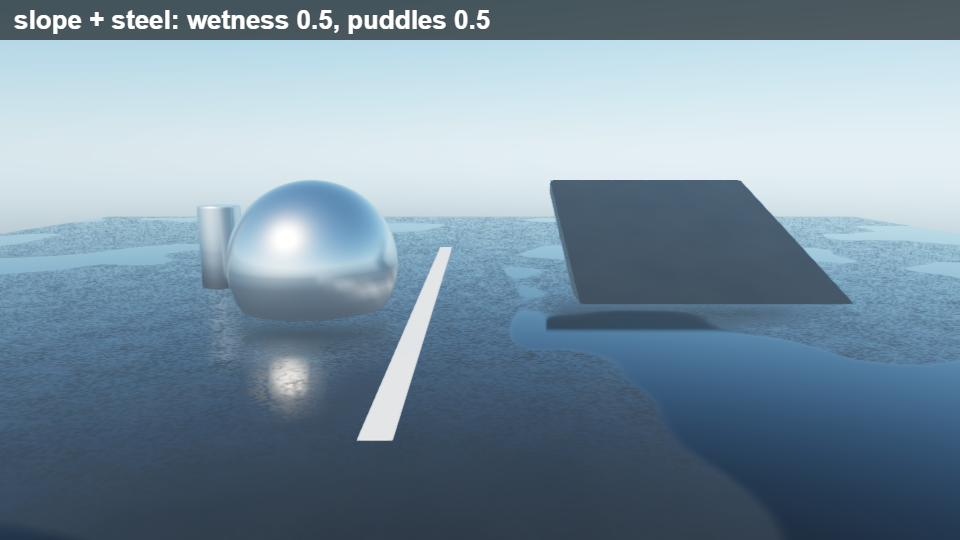
#> input picture round7/slope-0.5.png, 960 x 540 px, given in place of rainy-road.jpg, which was not available; the run also reads 1 picture not shown here
$ python measure7.py
#> lines starting #> are read from the running program, lines starting #| are printed output that depends on the picture; after the words box and inside, x2 and y2 are one past the last pixel; in counts of white or black regions, pixels touching at a corner belong together
import sys, math
import numpy as np
from PIL import Image
sys.stdout.reconfigure(encoding='utf-8')
def load(n): return np.asarray(Image.open(n).convert('RGB'), dtype=float)
def lin(a):
    a = a/255.0
    return np.where(a <= 0.04045, a/12.92, ((a+0.055)/1.055)**2.4)
def lab(rgb):
    c = lin(rgb)
    x = c@[0.4124,0.3576,0.1805]/0.95047; y = c@[0.2126,0.7152,0.0722]; z = c@[0.0193,0.1192,0.9505]/1.08883
    f = lambda t: np.where(t>0.008856, np.cbrt(t), 7.787*t+16/116)
    fx,fy,fz = f(x),f(y),f(z)
    return 116*fy-16, 500*(fx-fy), 200*(fy-fz)
def lum(img): return lin(img)@[0.2126,0.7152,0.0722]
def stats(pix):
    L,a,b = lab(pix)
    return dict(L=float(L.mean()), chroma=float(np.hypot(a,b).mean()), hue=math.degrees(math.atan2(b.mean(),a.mean())), lum=float(lum(pix).mean()), lumstd=float(lum(pix).std()))
def row(name, s): print(f"{name:14s} L {s['L']:.1f}  chroma {s['chroma']:.1f}  hue {s['hue']:.0f}  mean lum {s['lum']:.4f}  lum std {s['lumstd']:.4f}")
photo = load('photo/rainy-road.jpg')
print('photo size', photo.shape)
#| photo size (540, 960, 3)
box = photo[640:760, 640:840].reshape(-1,3)   # y 640-760, x 640-840, between the yellow and the right white line
#> box = empty array
row('CC0 photo', stats(box))
#| CC0 photo      L nan  chroma nan  hue nan  mean lum nan  lum std nan
dry = load('road-0.png')
#> call 2 of load, with n = 'road-0.png'
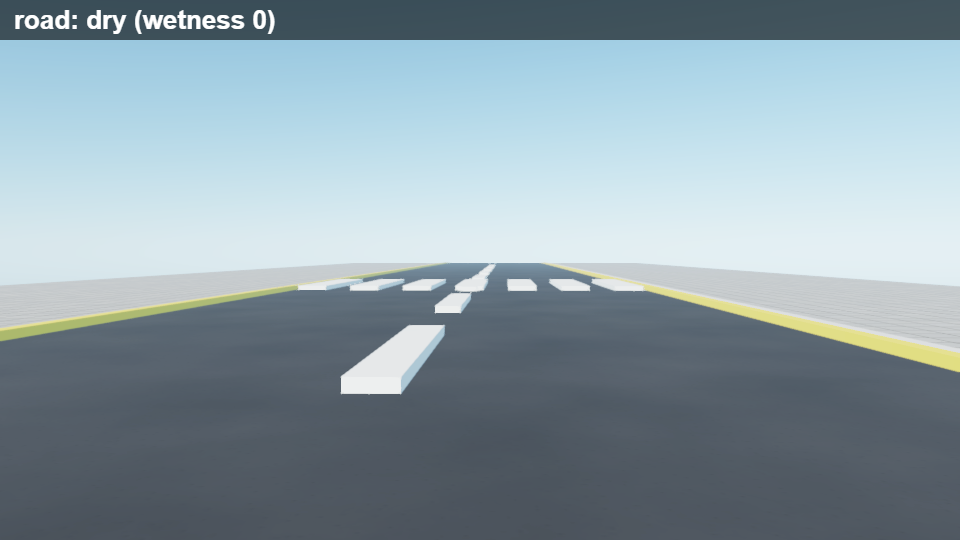
#> input picture round7/road-0.png, 960 x 540 px
road = np.zeros(dry.shape[:2], bool); road[400:540, 100:900] = True
road &= dry.max(axis=2) < 200
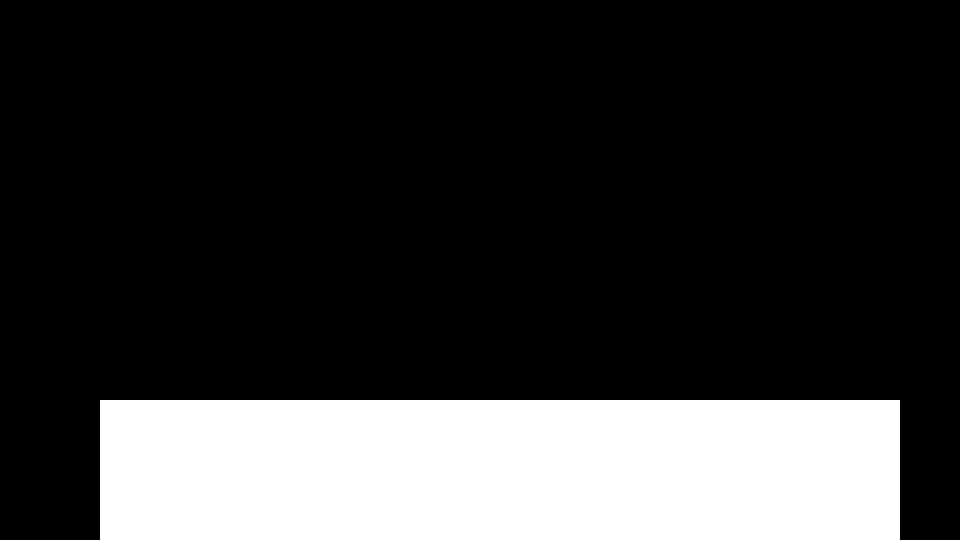
#> road: shape (540, 960) bool; 21.6% white; 1 white region, box (x1, y1, x2, y2) and area: (100, 400, 900, 540) 112000
for k in ['0','0.5','1']:
    im = load(f'road-{k}.png') if len(sys.argv)<2 else load(f'{sys.argv[1]}/road-{k}.png')
    row('road '+k, stats(im[road]))
#| road 0         L 37.2  chroma 6.7  hue -100  mean lum 0.0968  lum std 0.0068
#> pass 2 of the loop `for k in ['0','0.5','1']:`:
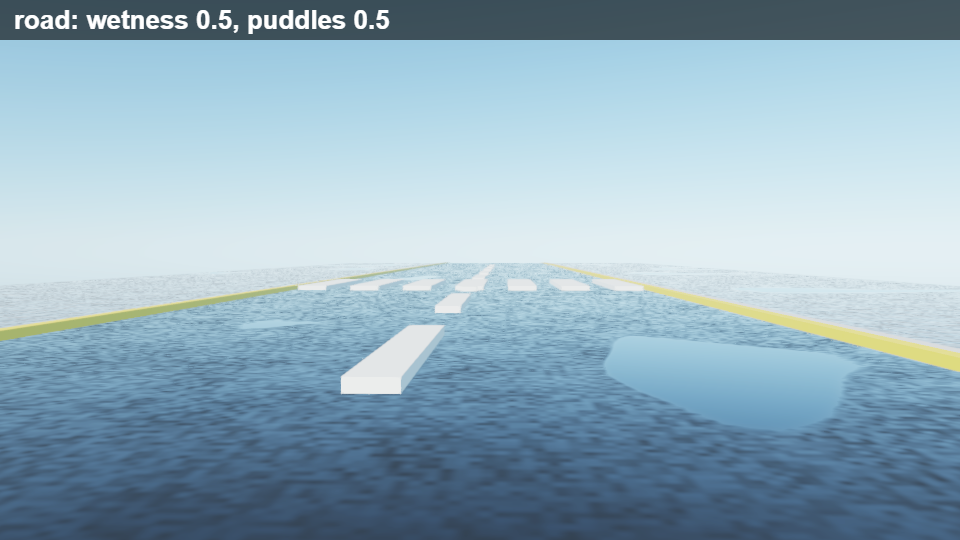
#> input picture round7/road-0.5.png, 960 x 540 px
#| road 0.5       L 42.4  chroma 19.0  hue -99  mean lum 0.1360  lum std 0.0627

# exposure-independent: road mean luma over sky mean luma
sky_photo = photo[40:240, 620:780].reshape(-1,3)
print('photo road/sky lum ratio', round(float(lum(box).mean()/lum(sky_photo).mean()),3), 'sky lum', round(float(lum(sky_photo).mean()),3))
#| photo road/sky lum ratio nan sky lum 0.605
tag = sys.argv[1] if len(sys.argv)>1 else '.'
for k in ['0','0.5','1']:
    im = load(f'{tag}/road-{k}.png')
    sky = im[60:200, 300:700].reshape(-1,3)
    print('crucible', k, 'road/sky lum ratio', round(float(lum(im[road]).mean()/lum(sky).mean()),3))
#| crucible 0 road/sky lum ratio 0.143
#> pass 2 of the loop `for k in ['0','0.5','1']:`:
#| crucible 0.5 road/sky lum ratio 0.2

# puddle interior: box x640-860, y385-460 of road-1 (right puddle), luma std and a smooth-gradient measure
for k in ['0.5','1']:
    im = load(f'{tag}/road-{k}.png')
    p = im[385:460, 650:850].reshape(-1,3)
    s = stats(p); print('puddle box road', k, 'L %.1f chroma %.1f lum %.4f lum std %.4f (%.1f%% of mean)'%(s['L'],s['chroma'],s['lum'],s['lumstd'],100*s['lumstd']/s['lum']))
#> after `s = stats(p)`: s = {'L': 57.28, 'chroma': 21.31, 'hue': -106.9, 'lum': 0.264, 'lumstd': 0.0958}
#| puddle box road 0.5 L 57.3 chroma 21.3 lum 0.2641 lum std 0.0958 (36.3% of mean)
#> pass 2 of the loop `for k in ['0.5','1']:`:
#> s = {'L': 60.31, 'chroma': 23.07, 'hue': -108.2, 'lum': 0.292, 'lumstd': 0.0777}
#| puddle box road 1 L 60.3 chroma 23.1 lum 0.2920 lum std 0.0777 (26.6% of mean)

# slope: sheen on the ramp top (faces the light side) and ground
def region(name, y0,y1,x0,x1):
    out=[]
    for k in ['0','0.5','1']:
        im = load(f'{tag}/slope-{k}.png'); l = lum(im[y0:y1,x0:x1])
        out.append((k, float(l.mean()), float(np.percentile(l,95)), float(l.max())))
    print(name, ' | '.join(f'{k}: mean {m:.4f} p95 {p:.4f} max {x:.4f}' for k,m,p,x in out))
region('slope ramp top', 190,295,570,830)
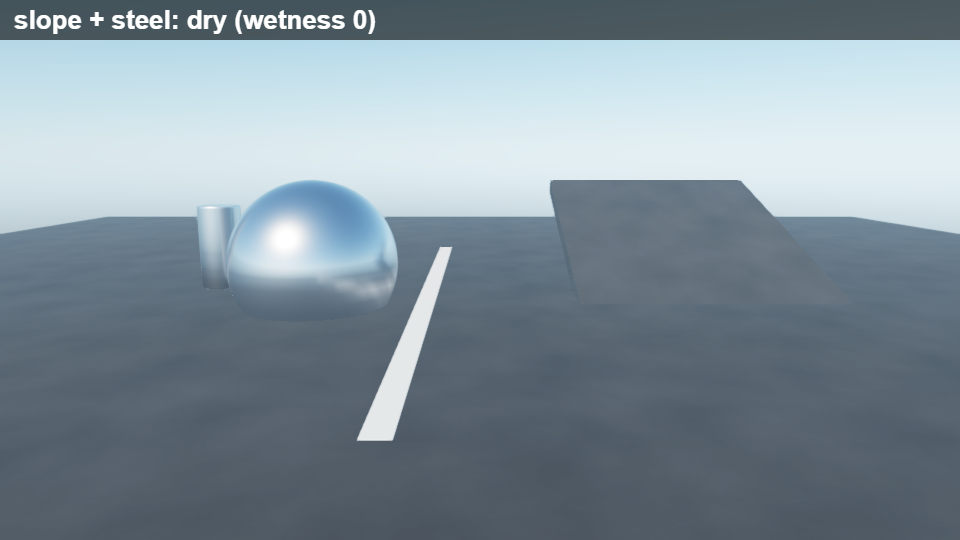
#> input picture round7/slope-0.png, 960 x 540 px
#> pass 2 of the loop in region, `for k in ['0','0.5','1']:`:
#| slope ramp top 0: mean 0.2125 p95 0.7401 max 0.8045 | 0.5: mean 0.1651 p95 0.7401 max 0.8045 | 1: mean 0.2125 p95 0.7401 max 0.8045
region('slope ground left', 380,520,20,330)
#> pass 2 of the loop in region, `for k in ['0','0.5','1']:`:
#| slope ground left 0: mean 0.1145 p95 0.1287 max 0.1390 | 0.5: mean 0.0837 p95 0.1280 max 0.8308 | 1: mean 0.1145 p95 0.1287 max 0.1390
region('slope ground right (puddle)', 330,520,560,940)
#> call 3 of region, with name = 'slope ground right (puddle)', y0 = 330, y1 = 520, x0 = 560, x1 = 940
#> in region (call 3), `l = lum(im[y0:y1, x0:x1])`:
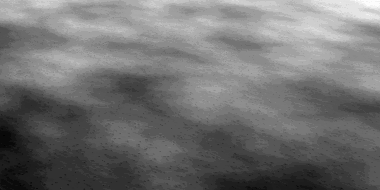
#> l: shape (190, 380) float64; min 0.0901, max 0.15, mean 0.117; drawn with min black and max white
#> pass 2 of the loop in region, `for k in ['0','0.5','1']:`:
#| slope ground right (puddle) 0: mean 0.1169 p95 0.1358 max 0.1504 | 0.5: mean 0.0989 p95 0.2030 max 0.3079 | 1: mean 0.1169 p95 0.1358 max 0.1504

# edge width: per scanline strongest step in 3px-smoothed luma, 10-90 percent width in px
def edge_width(name, x0,y0,w,h):
    res=[]
    for k in ['1','0.5']:
        l = lum(load(f'{tag}/slope-{k}.png'))[y0:y0+h, x0:x0+w]
        k3 = np.ones(3)/3
        widths=[]
        for r in l:
            s = np.convolve(r, k3, 'same')[2:-2]
            g = np.diff(s)
            i = int(np.argmax(np.abs(g)))
            lo,hi = max(0,i-14), min(len(s), i+15)
            seg = s[lo:hi]; a,b = seg.min(), seg.max()
            if b-a < 0.03: continue
            t = (seg-a)/(b-a)
            if g[i] < 0: t = 1-t
            first = np.argmax(t>0.1); last = np.argmax(t>0.9)
            widths.append(abs(last-first))
        res.append((k, len(widths), float(np.median(widths)) if widths else float('nan'), float(np.mean(widths)) if widths else float('nan')))
    print(name, ' | '.join(f'wet {k}: rows {n} median width {m:.1f}px mean {a:.1f}px' for k,n,m,a in res))
edge_width('edge box A x480-600 y230-350', 480,250,80,80)
#> in lum (call 31), `def lum(img): return lin(img)@[0.2126,0.7152,0.0722]`:
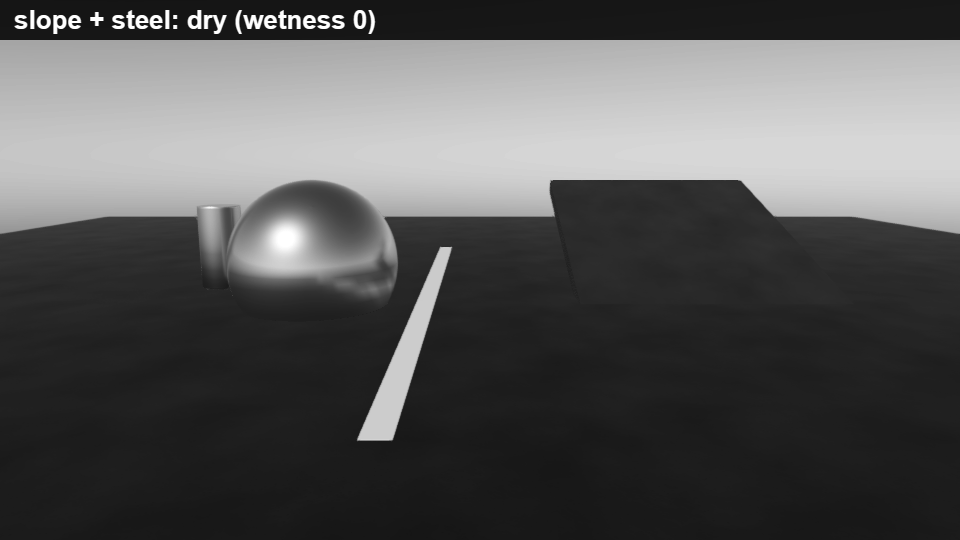
#> returned value: shape (540, 960) float64; min 0.0814, max 1, mean 0.347
#> in edge_width, `l = lum(load(f'{tag}/slope-{k}.png'))[y0:y0+h, x0:x0+w]`:
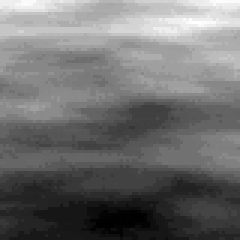
#> l: shape (80, 80) float64 (shown 3 times larger); min 0.122, max 0.185, mean 0.149; drawn with min black and max white
#> the loop in edge_width, `for r in l:` made 80 passes
#> (i, lo, hi, a, b) on passes 1 to 12: (57, 43, 72, 0.172, 0.184), (15, 1, 30, 0.166, 0.184), (17, 3, 32, 0.164, 0.181), (13, 0, 28, 0.167, 0.178), (65, 51, 76, 0.171, 0.178), (56, 42, 71, 0.171, 0.178), (51, 37, 66, 0.17, 0.183), (60, 46, 75, 0.175, 0.185), (56, 42, 71, 0.174, 0.183), (49, 35, 64, 0.173, 0.181), (49, 35, 64, 0.174, 0.181), (60, 46, 75, 0.167, 0.178)
#> after the loop in edge_width, `for r in l:`: widths = []
#> pass 2 of the loop in edge_width, `for k in ['1','0.5']:`:
#> in edge_width, `l = lum(load(f'{tag}/slope-{k}.png'))[y0:y0+h, x0:x0+w]`:
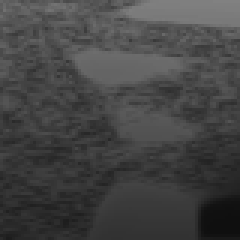
#> l: shape (80, 80) float64 (shown 3 times larger); min 0.061, max 0.506, mean 0.269
#> the loop in edge_width, `for r in l:` made 80 passes
#> (i, lo, hi, a, b, first, last) on passes 1 to 8: (35, 21, 50, 0.309, 0.495, 2, 27), (42, 28, 57, 0.315, 0.502, 2, 18), (37, 23, 52, 0.281, 0.495, 0, 19), (36, 22, 51, 0.315, 0.49, 0, 18), (8, 0, 23, 0.315, 0.392, 0, 10), (40, 26, 55, 0.325, 0.484, 2, 16), (36, 22, 51, 0.301, 0.479, 0, 2), (27, 13, 42, 0.327, 0.397, 1, 6)
#| edge box A x480-600 y230-350 wet 1: rows 0 median width nanpx mean nanpx | wet 0.5: rows 80 median width 15.5px mean 13.4px
edge_width('edge box B x810-960 y230-360', 820,240,140,110)
#> call 2 of edge_width, with name = 'edge box B x810-960 y230-360', x0 = 820, y0 = 240, w = 140, h = 110
#> in edge_width (call 2), `l = lum(load(f'{tag}/slope-{k}.png'))[y0:y0+h, x0:x0+w]`:
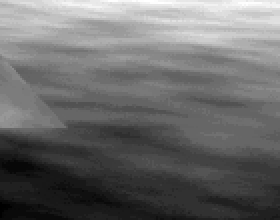
#> l: shape (110, 140) float64 (shown 2 times larger); min 0.127, max 0.214, mean 0.163; drawn with min black and max white
#> the loop in edge_width (call 2), `for r in l:` made 110 passes
#> pass 2 of the loop in edge_width, `for k in ['1','0.5']:`:
#> in edge_width (call 2), `l = lum(load(f'{tag}/slope-{k}.png'))[y0:y0+h, x0:x0+w]`:
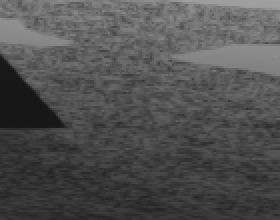
#> l: shape (110, 140) float64 (shown 2 times larger); min 0.0886, max 0.633, mean 0.317
#| edge box B x810-960 y230-360 wet 1: rows 0 median width nanpx mean nanpx | wet 0.5: rows 110 median width 7.0px mean 9.1px
